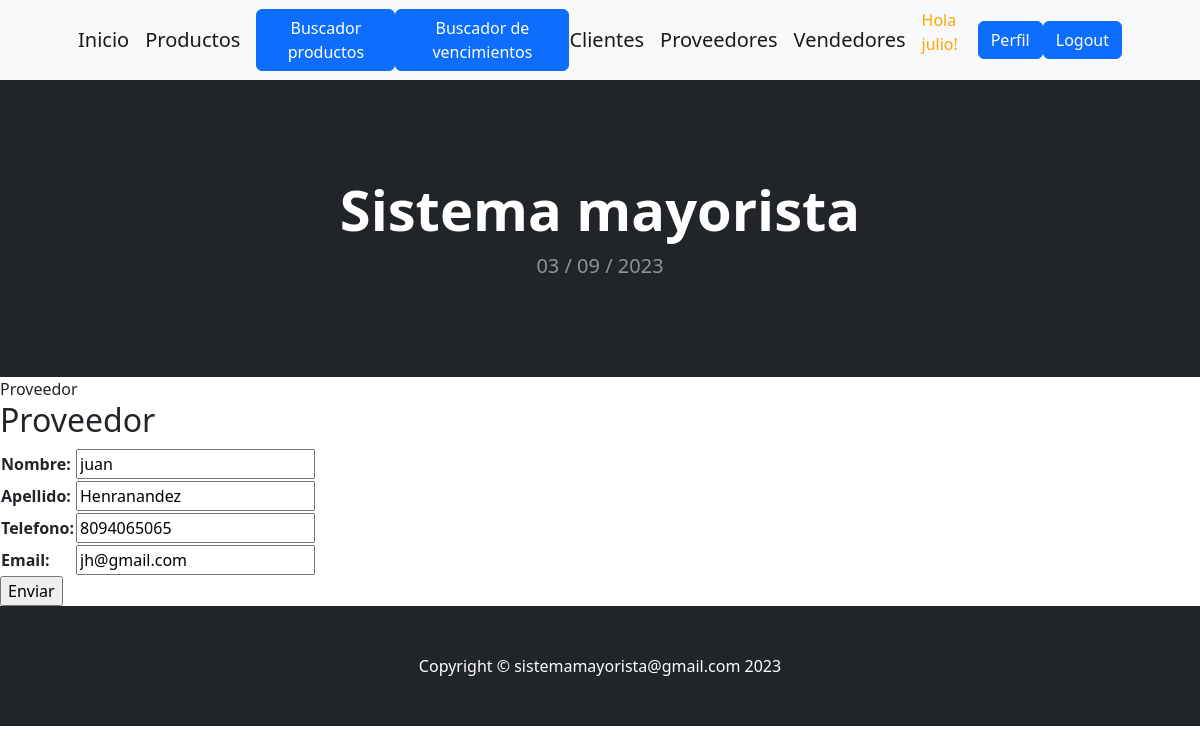
Screenshot of /update_proveedor/1/ (signed in) with the database file from the repository.
### aplicacion/models.py (models this page shows, shortened)
class Proveedor(models.Model):
    nombre = models.CharField(max_length=50)
    apellido = models.CharField(max_length=50)
    telefono = models.CharField(max_length=20)
    email = models.EmailField()

### aplicacion/views.py (the view)
# urls.py: path('update_proveedor/<int:pk>/', ProveedorUpdate.as_view(), name="update_proveedor" ),
class ProveedorUpdate(LoginRequiredMixin,UpdateView):
    model = Proveedor
    fields = ['nombre', 'apellido', 'telefono', 'email']
    success_url = reverse_lazy('proveedor')

### aplicacion/templates/aplicacion/proveedor_form.html (shortened to what this page needs)
{% extends 'aplicacion/base.html' %}
{% load static %}
{% block titulo %}Proveedor{% endblock titulo %}
{% block contenido %}
    <h2>Proveedor</h2>
    <form action="" method="POST">
        <table>
            {{ form.as_table }}
        </table>
        <input type="submit" value="Enviar">
    </form>
{% endblock contenido %}

### aplicacion/templates/aplicacion/base.html (shortened to what this page needs)
<!DOCTYPE html>
<html lang="en">
    <head>
        {% load static %}
        <link href="https://cdn.jsdelivr.net/npm/bootstrap-icons@1.5.0/font/bootstrap-icons.css" rel="stylesheet" />
       <link href="{% static 'aplicacion/css/styles.css' %}" rel="stylesheet" />
       <link rel="stylesheet" href="https://cdnjs.cloudflare.com/ajax/libs/font-awesome/6.4.0/css/all.min.css">
    </head>
    <body>
        <nav class="navbar navbar-expand-lg navbar-light bg-light">
            <div class="container px-4 px-lg-5">
                <a class="navbar-brand" href="{% url 'home' %}">Inicio</a>
                {% if user.is_authenticated %}
                <a class="navbar-brand" href="{% url 'producto' %}">Productos</a>
                <a class="btn btn-primary" href="{% url 'buscarProducto' %}">Buscador productos</a>
                <a class="btn btn-primary" href="{% url 'buscarVencimiento' %}">Buscador de vencimientos</a>
                <a class="navbar-brand" href="{% url 'cliente' %}">Clientes</a>
                <a class="navbar-brand" href="{% url 'proveedor' %}">Proveedores</a>
                <a class="navbar-brand" href="{% url 'vendedor' %}">Vendedores</a>
                <p style="color:orange">Hola {{user.username}}!</p>
                <a class="btn btn-primary" href="{% url 'editar_perfil' %}">Perfil</a>
                <a class="btn btn-primary" href="{% url 'logout' %}">Logout</a>
                {% else %}
                    <a class="btn btn-success" href="{% url 'registro' %}">Registro</a>
                    <a class="btn btn-primary" href="{% url 'login' %}">Login</a>
                    <li><a href="{% url 'about_me' %}">Acerca de mí</a></li>
                {% endif %}
            </div>
        </nav>
        <header class="bg-dark py-5">
            <div class="container px-4 px-lg-5 my-5">
                <div class="text-center text-white">
                    <h1 class="display-4 fw-bolder">Sistema  mayorista</h1>
                    <p class="lead fw-normal text-white-50 mb-0">{% now "d / m / Y " %}</p>
                </div>
            </div>
        </header>
        {% block titulo %}
        {% endblock titulo %}
        {% block contenido %}
        {% endblock contenido %}
        <footer class="py-5 bg-dark">
            <div class="container"><p class="m-0 text-center text-white">Copyright &copy; sistemamayorista@gmail.com 2023</p></div>
        </footer>
    </body>
</html>

### rows the page displays
Proveedor: nombre "juan", apellido "Henranandez", telefono "8094065065", email "jh@gmail.com"

### other values shown
{{ user.username }} "julio"
